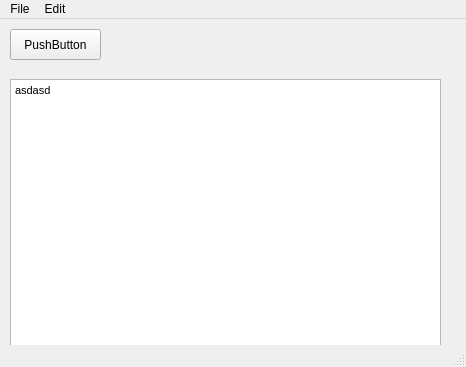
<?xml version="1.0" encoding="UTF-8"?>
<ui version="4.0">
 <class>MainWindow</class>
 <widget class="QMainWindow" name="MainWindow">
  <property name="geometry">
   <rect>
    <x>0</x>
    <y>0</y>
    <width>466</width>
    <height>367</height>
   </rect>
  </property>
  <property name="windowTitle">
   <string>MainWindow</string>
  </property>
  <widget class="QWidget" name="centralwidget">
   <widget class="QPushButton" name="pushButton">
    <property name="geometry">
     <rect>
      <x>10</x>
      <y>10</y>
      <width>91</width>
      <height>31</height>
     </rect>
    </property>
    <property name="text">
     <string>PushButton</string>
    </property>
   </widget>
   <widget class="QTextBrowser" name="textBrowser">
    <property name="geometry">
     <rect>
      <x>10</x>
      <y>60</y>
      <width>431</width>
      <height>271</height>
     </rect>
    </property>
    <property name="html">
     <string>&lt;!DOCTYPE HTML PUBLIC &quot;-//W3C//DTD HTML 4.0//EN&quot; &quot;http://www.w3.org/TR/REC-html40/strict.dtd&quot;&gt;
&lt;html&gt;&lt;head&gt;&lt;meta name=&quot;qrichtext&quot; content=&quot;1&quot; /&gt;&lt;style type=&quot;text/css&quot;&gt;
p, li { white-space: pre-wrap; }
&lt;/style&gt;&lt;/head&gt;&lt;body style=&quot; font-family:'MS Shell Dlg 2'; font-size:8.25pt; font-weight:400; font-style:normal;&quot;&gt;
&lt;p style=&quot; margin-top:0px; margin-bottom:0px; margin-left:0px; margin-right:0px; -qt-block-indent:0; text-indent:0px;&quot;&gt;asdasd&lt;/p&gt;&lt;/body&gt;&lt;/html&gt;</string>
    </property>
   </widget>
  </widget>
  <widget class="QMenuBar" name="menubar">
   <property name="geometry">
    <rect>
     <x>0</x>
     <y>0</y>
     <width>466</width>
     <height>21</height>
    </rect>
   </property>
   <widget class="QMenu" name="menuFile">
    <property name="title">
     <string>File</string>
    </property>
    <addaction name="actionOpen"/>
    <addaction name="actionSave"/>
    <addaction name="actionSettings"/>
   </widget>
   <widget class="QMenu" name="menuEdit">
    <property name="title">
     <string>Edit</string>
    </property>
    <addaction name="actionClear"/>
   </widget>
   <addaction name="menuFile"/>
   <addaction name="menuEdit"/>
  </widget>
  <widget class="QStatusBar" name="statusbar"/>
  <action name="actionOpen">
   <property name="text">
    <string>Open</string>
   </property>
  </action>
  <action name="actionSave">
   <property name="text">
    <string>Save</string>
   </property>
  </action>
  <action name="actionClear_View">
   <property name="text">
    <string>Clear View</string>
   </property>
  </action>
  <action name="actionSettings">
   <property name="text">
    <string>Settings</string>
   </property>
  </action>
  <action name="actionClear">
   <property name="text">
    <string>Clear</string>
   </property>
  </action>
 </widget>
 <resources/>
 <connections/>
</ui>
